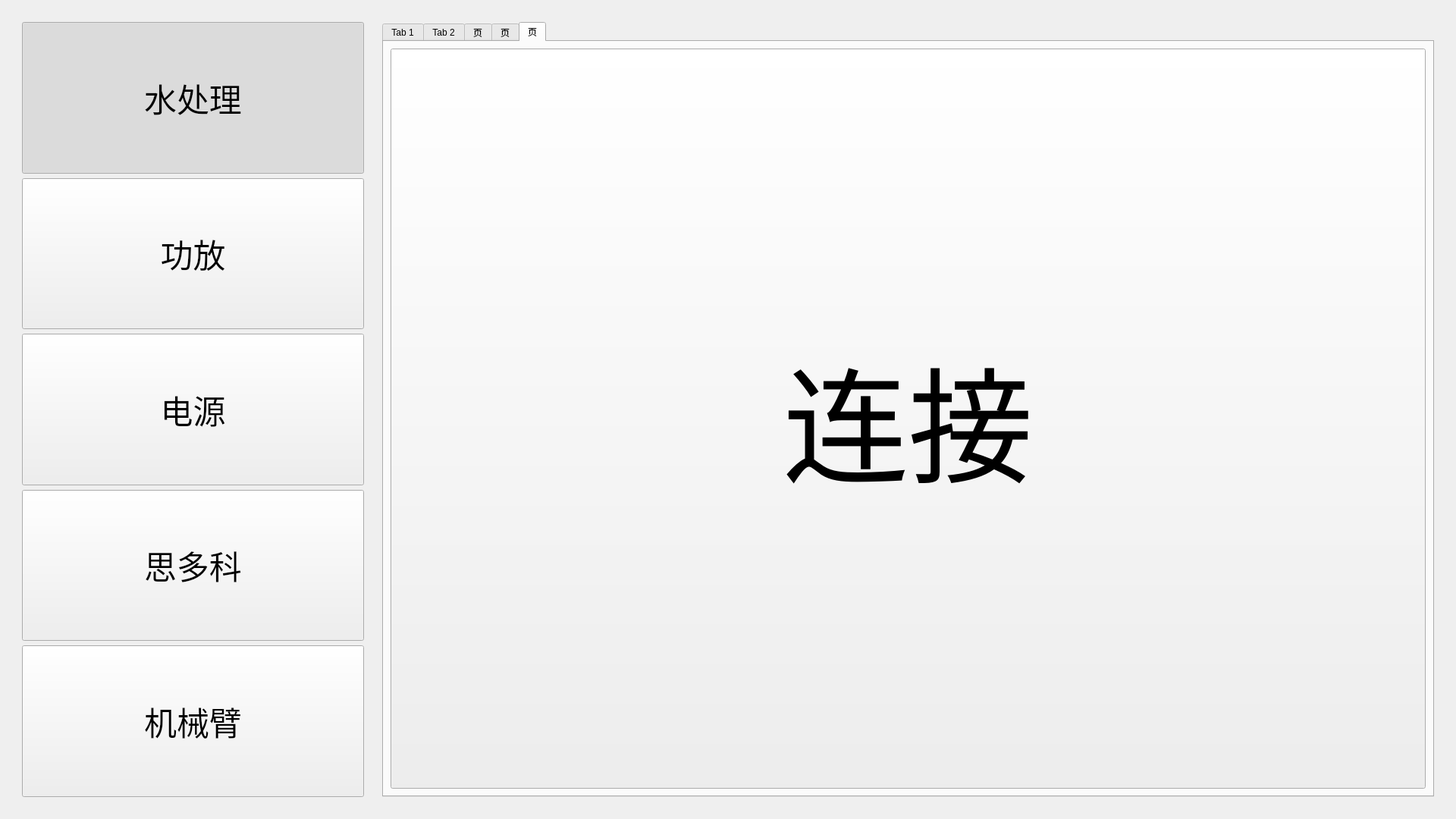
<?xml version="1.0" encoding="UTF-8"?>
<ui version="4.0">
 <class>UltrasoundBoot</class>
 <widget class="qMRMLWidget" name="UltrasoundBoot">
  <property name="geometry">
   <rect>
    <x>0</x>
    <y>0</y>
    <width>1920</width>
    <height>1080</height>
   </rect>
  </property>
  <property name="maximumSize">
   <size>
    <width>16777215</width>
    <height>16666</height>
   </size>
  </property>
  <property name="styleSheet">
   <string notr="true"/>
  </property>
  <layout class="QVBoxLayout" name="verticalLayout">
   <item>
    <widget class="QWidget" name="widget" native="true">
     <layout class="QHBoxLayout" name="horizontalLayout" stretch="1,3">
      <item>
       <widget class="QWidget" name="widget_2" native="true">
        <layout class="QVBoxLayout" name="verticalLayout_3">
         <item>
          <widget class="QPushButton" name="btn_water">
           <property name="sizePolicy">
            <sizepolicy hsizetype="Expanding" vsizetype="Expanding">
             <horstretch>0</horstretch>
             <verstretch>0</verstretch>
            </sizepolicy>
           </property>
           <property name="font">
            <font>
             <pointsize>32</pointsize>
            </font>
           </property>
           <property name="text">
            <string>水处理</string>
           </property>
           <property name="checkable">
            <bool>true</bool>
           </property>
           <property name="checked">
            <bool>true</bool>
           </property>
          </widget>
         </item>
         <item>
          <widget class="QPushButton" name="btn_ultrasound">
           <property name="sizePolicy">
            <sizepolicy hsizetype="Expanding" vsizetype="Expanding">
             <horstretch>0</horstretch>
             <verstretch>0</verstretch>
            </sizepolicy>
           </property>
           <property name="font">
            <font>
             <pointsize>32</pointsize>
            </font>
           </property>
           <property name="text">
            <string>功放</string>
           </property>
           <property name="checkable">
            <bool>true</bool>
           </property>
          </widget>
         </item>
         <item>
          <widget class="QPushButton" name="btn_power">
           <property name="sizePolicy">
            <sizepolicy hsizetype="Expanding" vsizetype="Expanding">
             <horstretch>0</horstretch>
             <verstretch>0</verstretch>
            </sizepolicy>
           </property>
           <property name="font">
            <font>
             <pointsize>32</pointsize>
            </font>
           </property>
           <property name="text">
            <string>电源</string>
           </property>
           <property name="checkable">
            <bool>true</bool>
           </property>
          </widget>
         </item>
         <item>
          <widget class="QPushButton" name="btn_siduoke">
           <property name="sizePolicy">
            <sizepolicy hsizetype="Expanding" vsizetype="Expanding">
             <horstretch>0</horstretch>
             <verstretch>0</verstretch>
            </sizepolicy>
           </property>
           <property name="font">
            <font>
             <pointsize>32</pointsize>
            </font>
           </property>
           <property name="text">
            <string>思多科</string>
           </property>
           <property name="checkable">
            <bool>true</bool>
           </property>
          </widget>
         </item>
         <item>
          <widget class="QPushButton" name="btn_robot">
           <property name="sizePolicy">
            <sizepolicy hsizetype="Expanding" vsizetype="Expanding">
             <horstretch>0</horstretch>
             <verstretch>0</verstretch>
            </sizepolicy>
           </property>
           <property name="font">
            <font>
             <pointsize>32</pointsize>
            </font>
           </property>
           <property name="text">
            <string>机械臂</string>
           </property>
           <property name="checkable">
            <bool>true</bool>
           </property>
          </widget>
         </item>
        </layout>
       </widget>
      </item>
      <item>
       <widget class="QWidget" name="widget_3" native="true">
        <layout class="QVBoxLayout" name="verticalLayout_2">
         <item>
          <widget class="QTabWidget" name="tabWidget">
           <property name="currentIndex">
            <number>4</number>
           </property>
           <widget class="QWidget" name="tab">
            <attribute name="title">
             <string>Tab 1</string>
            </attribute>
            <layout class="QHBoxLayout" name="horizontalLayout_2">
             <item>
              <widget class="QWidget" name="widget_4" native="true"/>
             </item>
            </layout>
           </widget>
           <widget class="QWidget" name="tab_2">
            <attribute name="title">
             <string>Tab 2</string>
            </attribute>
            <layout class="QHBoxLayout" name="horizontalLayout_3">
             <item>
              <widget class="QWidget" name="widget_5" native="true"/>
             </item>
            </layout>
           </widget>
           <widget class="QWidget" name="tab_3">
            <attribute name="title">
             <string>页</string>
            </attribute>
            <layout class="QHBoxLayout" name="horizontalLayout_4">
             <item>
              <widget class="QWidget" name="widget_6" native="true"/>
             </item>
            </layout>
           </widget>
           <widget class="QWidget" name="tab_4">
            <attribute name="title">
             <string>页</string>
            </attribute>
            <layout class="QHBoxLayout" name="horizontalLayout_5">
             <item>
              <widget class="QWidget" name="widget_7" native="true"/>
             </item>
            </layout>
           </widget>
           <widget class="QWidget" name="tab_5">
            <attribute name="title">
             <string>页</string>
            </attribute>
            <layout class="QHBoxLayout" name="horizontalLayout_6">
             <item>
              <widget class="QPushButton" name="pushButton">
               <property name="sizePolicy">
                <sizepolicy hsizetype="Minimum" vsizetype="Preferred">
                 <horstretch>0</horstretch>
                 <verstretch>0</verstretch>
                </sizepolicy>
               </property>
               <property name="font">
                <font>
                 <pointsize>124</pointsize>
                </font>
               </property>
               <property name="text">
                <string>连接</string>
               </property>
              </widget>
             </item>
            </layout>
           </widget>
          </widget>
         </item>
        </layout>
       </widget>
      </item>
     </layout>
    </widget>
   </item>
  </layout>
 </widget>
 <customwidgets>
  <customwidget>
   <class>qMRMLWidget</class>
   <extends>QWidget</extends>
   <header>qMRMLWidget.h</header>
   <container>1</container>
  </customwidget>
 </customwidgets>
 <resources/>
 <connections/>
</ui>
